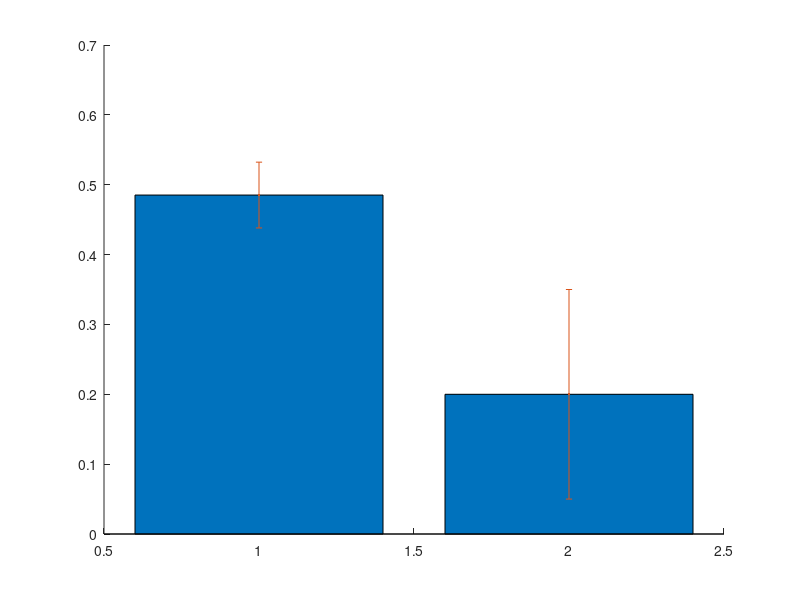

Write the MATLAB code that produced this figure. (Note: this script raises an error after producing the figure.)
rsquard = [0.4852 0.2];
CI = [0.0471 0.15];
labels = {'180' '90 55' '100 35 55'};
XLabel = 'Artificial Neural Network Layer Settings';
amount = 1:length(rsquard);

figure
hold on
bar(amount,rsquard)
colormap([0.6901960784313725,0.8784313725490196,0.9019607843137255])
errorbar(amount,rsquard,CI,'.','color' , [1 0 0])
xlabel(XLabel)
ylabel('R Squared')
set(gca, 'Ylim', [0 1])
set(gca,...
 'xtick',[amount],...
 'xticklabel',labels)
set(gca,'fontsize',18)